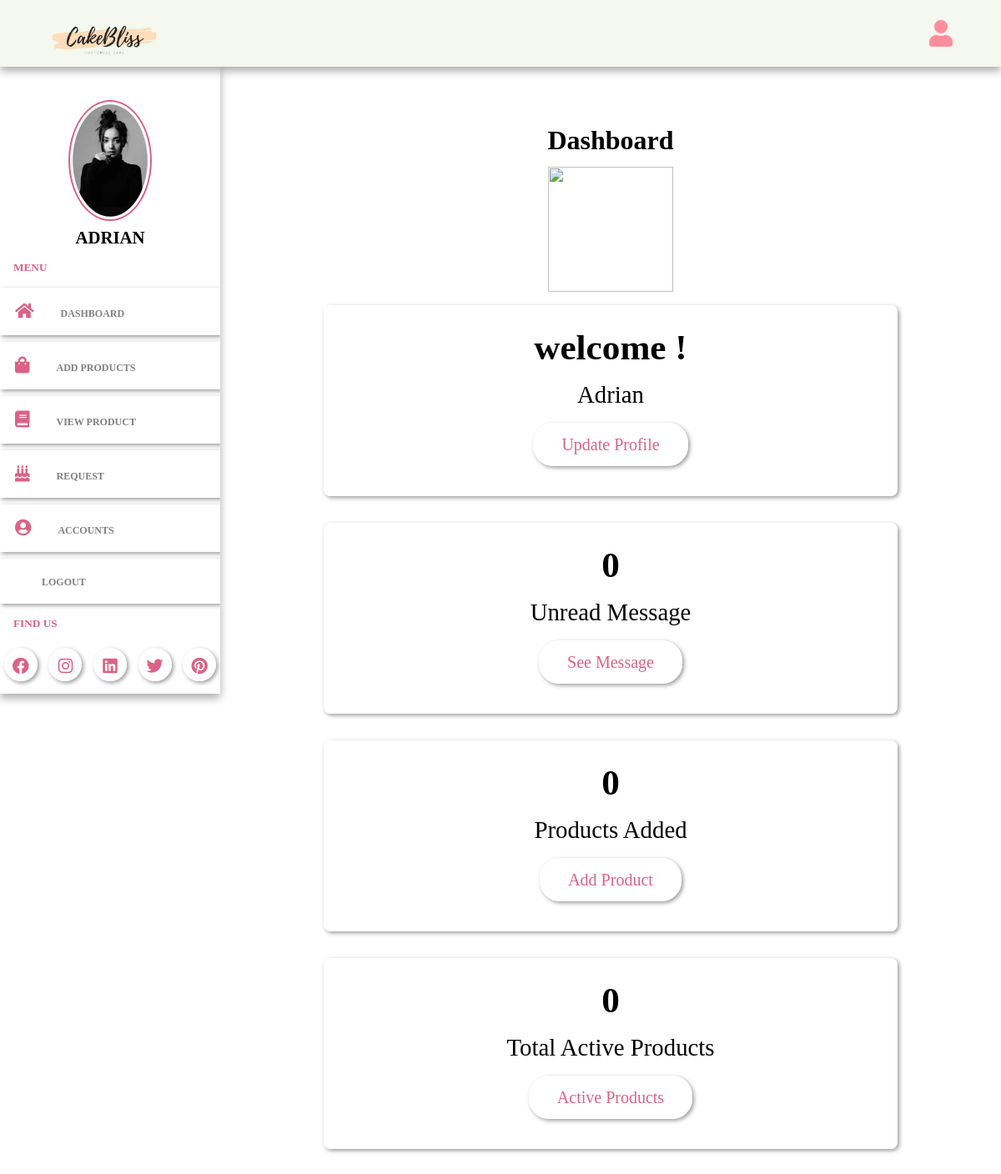
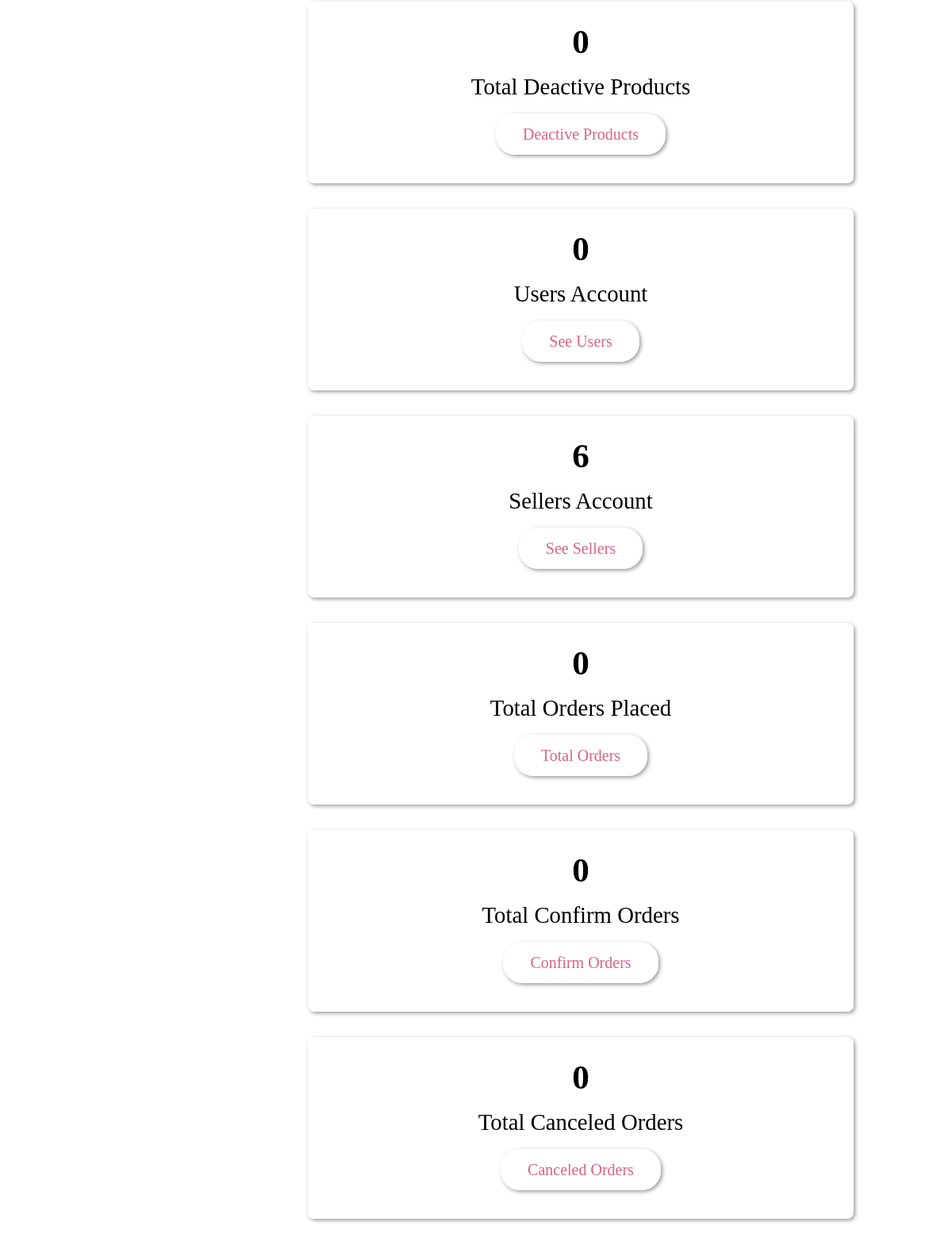
The app's page /admin/dashboard.php (signed in) with its own data (2 pictures, top to bottom).
### tables this page shows
CREATE TABLE `sellers` (
  `id` varchar(20) NOT NULL,
  `name` varchar(50) NOT NULL,
  `email` varchar(50) NOT NULL,
  `password` varchar(50) NOT NULL,
  `image` varchar(100) NOT NULL
);

### admin/dashboard.php (the view, shortened to what this page needs)
<?php
include '../components/connect.php';
if(isset($_COOKIE['seller_id'])) {
    $seller_id = $_COOKIE['seller_id'];
}else{
    $seller_id = '';
    header('location:login.php');
}
?>
<!DOCTYPE html>
<html>
<head>
    <link rel="stylesheet" type="text/css" href="../css/admin_style.css">
    <link rel="stylesheet" href="https://cdnjs.cloudflare.com/ajax/libs/font-awesome/5.15.3/css/all.min.css">
</head>
<body>
<div class="main-container">
    <?php include '../components/admin_header.php'; ?>
</div>
</div>
    <section class="dashboard">
    <div class="heading">
        <h1>dashboard</h1>
        <img src="../image/separator1.png">
    </div>
<div class="box-container">
    <div class="box">
        <h3>welcome !</h3>
        <p><?= $fetch_profile['name']; ?></p>
        <a href="update.php" class="btn">update profile</a>
</div>
    <div class="box">
        <?php
            $select_message = $conn->prepare("SELECT * FROM `message`");
            $select_message->execute();
            $number_of_msg = $select_message->rowCount();
        ?>
        <h3><?= $number_of_msg; ?></h3>
        <p>unread message</p>
        <a href="admin_message.php" class="btn">see message</a>
</div>
<div class="box">
        <?php
            $select_products = $conn->prepare("SELECT * FROM `products` WHERE seller_id =?");
            $select_products->execute([$seller_id]);
            $number_of_products = $select_products->rowCount();
        ?>
        <h3><?= $number_of_products; ?></h3>
        <p>products added</p>
        <a href="add_products.php" class="btn">add product</a>
</div>
<div class="box">
        <?php
            $select_active_products = $conn->prepare("SELECT * FROM `products` WHERE seller_id =? AND status =?");
            $select_active_products->execute([$seller_id, 'active']);
            $number_of_active_products = $select_active_products->rowCount();
        ?>
        <h3><?= $number_of_active_products; ?></h3>
        <p>total active products</p>
        <a href="view_product.php" class="btn">active products</a>
</div>
<div class="box">
        <?php
            $select_deactive_products = $conn->prepare("SELECT * FROM `products` WHERE seller_id =? AND status =?");
            $select_deactive_products->execute([$seller_id, 'deactive']);
            $number_of_deactive_products = $select_deactive_products->rowCount();
        ?>
        <h3><?= $number_of_deactive_products; ?></h3>
        <p>total deactive products</p>
        <a href="view_product.php" class="btn">deactive products</a>
</div>
<div class="box">
        <h3><?= $number_of_msg; ?></h3>
        <p>users account</p>
        <a href="user_accounts.php" class="btn">see users</a>
</div>
<div class="box">
        <?php
            $select_sellers = $conn->prepare("SELECT * FROM `sellers`");
            $select_sellers->execute();
            $number_of_sellers = $select_sellers->rowCount();
        ?>
        <h3><?= $number_of_sellers; ?></h3>
        <p>sellers account</p>
        <a href="user_accounts.php" class="btn">see sellers</a>
</div>
<div class="box">
        <?php
            $select_orders = $conn->prepare("SELECT * FROM `orders` WHERE seller_id = ?");
            $select_orders->execute([$seller_id]);
            $number_of_orders = $select_orders->rowCount();
        ?>
        <h3><?= $number_of_orders; ?></h3>
        <p>total orders placed</p>
        <a href="admin_order.php" class="btn">total orders</a>
</div>
<div class="box">
        <?php
            $select_confirm_orders = $conn->prepare("SELECT * FROM `orders` WHERE seller_id = ? AND status = ?");
            $select_confirm_orders->execute([$seller_id, 'in progress']);
            $number_of_confirm_orders = $select_confirm_orders->rowCount();
        ?>
        <h3><?= $number_of_confirm_orders; ?></h3>
        <p>total confirm orders </p>
        <a href="admin_order.php" class="btn">confirm orders</a>
</div>
<div class="box">
        <?php
            $select_canceled_orders = $conn->prepare("SELECT * FROM `orders` WHERE seller_id = ? AND status = ?");
            $select_canceled_orders->execute([$seller_id, 'canceled']);
            $number_of_canceled_orders = $select_canceled_orders->rowCount();
        ?>
        <h3><?= $number_of_canceled_orders; ?></h3>
        <p>total canceled orders </p>
        <a href="admin_order.php" class="btn">canceled orders</a>
    </div>
</div>
</section>
</div>
</body>
</html>

### components/admin_header.php (shortened to what this page needs)
<header>
    <div class="logo">
        <img src="../image/logo-removebg-preview.png" width="150">
</div>
<div class ="right">
    <div class="fa fa-user" id="user-btn"></div>
</div>
    </header>
<div class="sidebar-container">
        <div class="sidebar">
        <?php
    $select_profile = $conn->prepare("SELECT * FROM sellers WHERE id = ?");
    $select_profile->execute([$seller_id]);
    if ($select_profile->rowCount() > 0) {
        $fetch_profile = $select_profile->fetch(PDO::FETCH_ASSOC);
    ?>
    <div class="profile">
        <img src="../uploaded_files/<?= $fetch_profile['image'];?>"class="logo-img" width="100">
        <p><?= $fetch_profile['name']; ?></p>
    </div>
    <?php } ?>
    <h5>menu</h5>
    <div class="navbar">
    <ul>
        <li> <a href="dashboard.php"><i class="fa fa-home" aria-hidden="true"></i>dashboard</a></li>
        <li> <a href="add_products.php"><i class="fa fa-shopping-bag" aria-hidden="true"></i>add products</a></li>
        <li> <a href="view_product.php"><i class="fa fa-book" aria-hidden="true"></i>view product</a></li>
        <li> <a href="customized.php"><i class="fa fa-birthday-cake" aria-hidden="true"></i></i>request</a></li>
        <li> <a href="user_accounts.php"><i class="fa fa-user-circle" aria-hidden="true"></i>accounts</a></li>
        <li><a href="login.php" onclick="return confirm('Logout from this website?');">
        <i class="fa fa-sign-out" aria-hidden="true"></i>Logout</a>
</ul>
</div>
<h5>find us</h5>
<div class="social-links">
    <i class="fab fa-facebook"></i>
    <i class="fab fa-instagram"></i>
    <i class="fab fa-linkedin"></i>
    <i class="fab fa-twitter"></i>
    <i class="fab fa-pinterest"></i>
    </div>

### css/admin_style.css (style rules this page uses)
* { margin: 0; padding: 0; box-sizing: border-box; outline: none; border: none; text-decoration: none; list-style: none; }
:root { --space: 2rem; --main-color: #da6285; --pink-color: #ff8e9d; --pink-opacity: #ffe6e9; --white-alpha-40: rgba(255, 255, 255, 0.40); --white-alpha-25: rgba(255, 255, 255, 0.25); --backdrop-filter: blur(5px); --box-shadow: 2px 2px 5px rgba(0, 0, 0, 0.40); }
body { background-image: url('../image/bg.jpg'); background-position: center; }
html { scroll-behavior:smooth; }
.btn { background-color:var(--white-alpha-25); border: 2px solid var(--white-alpha-40); backdrop-filter:var(--backdrop-filter); box-shadow: var(--box-shadow); text-transform: capitalize; color:var(--main-color); padding: .8rem 2rem; border-radius: 1.5rem; font-size: 20px; cursor: pointer; position: relative; text-align: center; }
.btn::before { position: absolute; content: ''; top: 0; left: 0; height: 100%; width: 0; border-radius: 30px; background-color: var(--main-color); z-index: -1; transition: width 0.3s ease; }
.box-container { display:grid; grid-template-columns: repeat(auto-fit, minmax(30rem, 1/fr)); align-items: center; }
.box-container .box { background-color:var(--white-alpha-25); border: 2px solid var(--white-alpha-40); backdrop-filter:var(--backdrop-filter); box-shadow: var(--box-shadow); margin: 1rem; border-radius: .5rem; }
.heading { text-align: center; line-height: 1.5; }
.heading h1 { font-size: 2rem; text-transform: capitalize; }
.heading img { margin-top: .5rem; width: 150px!important; }
section, .post-editor { width: 75vw; min-height: 100vh; padding: 4%; margin: 8% 5%; margin-bottom: 2%; }
header { position: fixed; left: 0; top: 0; right: 0; height: 80px; z-index: 151; box-shadow: 0px 5px 10px 0px #aaa; padding: 0 50px; background-color: #F4F8EE; display: flex; justify-content: space-between; align-items: center; }
header .right { display: flex; }
#user-btn, .toggle-btn { font-size: 2rem; padding: .5rem; color: var(--pink-color); cursor: pointer; transition: .6s; }
.main-container { display: flex; }
.sidebar { background-color: var(--white-alpha-25); backdrop-filter: var(--backdrop-filter); padding-top: 3rem; width: 22vw; height: 100vh; position: sticky; --offset: var(--space); top: var(--offset); box-shadow: 0px 5px 10px 0px #aaa; overflow: auto; z-index: 1; }
.sidebar h5 { text-transform: uppercase; color: var(--main-color); padding: .5rem 1rem; margin: .5rem 0; }
.profile { margin: .5rem auto; display: flex; flex-direction: column; align-items: center; justify-content: center; }
.sidebar .profile { margin-top: 2.5rem; }
.profile .logo-img { border-radius: 50%; padding: .2rem; border: 2px solid var(--main-color); }
.sidebar .profile p { margin-top: .5rem; text-transform: uppercase; font-weight: bolder; color: #000; font-size: 1.3rem; }
.sidebar ul li { padding: 1rem; background-color:var(--white-alpha-25); border: 2px solid var(--white-alpha-40); backdrop-filter:var(--backdrop-filter); box-shadow: var(--box-shadow); position: relative; transition: .5s; margin: .5rem 0; }
.sidebar ul li::before { position: absolute; content: ''; left: 0; top: 0; height: 0%; width: 5px; background-color: var(--main-color); z-index: 2; transition: all 200ms linear; }
.sidebar ul li i { color: var(--main-color); font-size: 20px; margin-right: 2rem; }
.sidebar ul li a { text-transform: uppercase; color: gray; font-size: 12px; font-weight: bold; }
.social-links { margin-bottom: 2rem; }
.social-links i { background-color: var(--white-alpha-25); border: 2px solid var(--white-alpha-40); backdrop-filter: var(--backdrop-filter); box-shadow: var(--box-shadow); cursor: pointer; margin: .3rem; width: 40px; height: 40px; line-height: 40px; text-align: center; font-size: 20px; transition: .5s; border-radius: 50%; color: var(--main-color); }
.dashboard .box-container .box { text-align: center; border-radius: .5rem; padding: 1.5rem; padding-bottom: 3rem; }
.dashboard .box-container .box h3 { font-size: 2.7rem; margin-bottom: -1rem; }
.dashboard .box-container .box p { padding: 1rem; font-size: 1.8rem; text-transform: capitalize; margin: 1rem 0; }

### records on screen
sellers: image (picture), name "ADRIAN", name "Adrian"

### other values on screen
$number_of_msg "0"
$number_of_products "0"
$number_of_active_products "0"
$number_of_deactive_products "0"
$number_of_sellers "6"
$number_of_orders "0"
$number_of_confirm_orders "0"
$number_of_canceled_orders "0"
